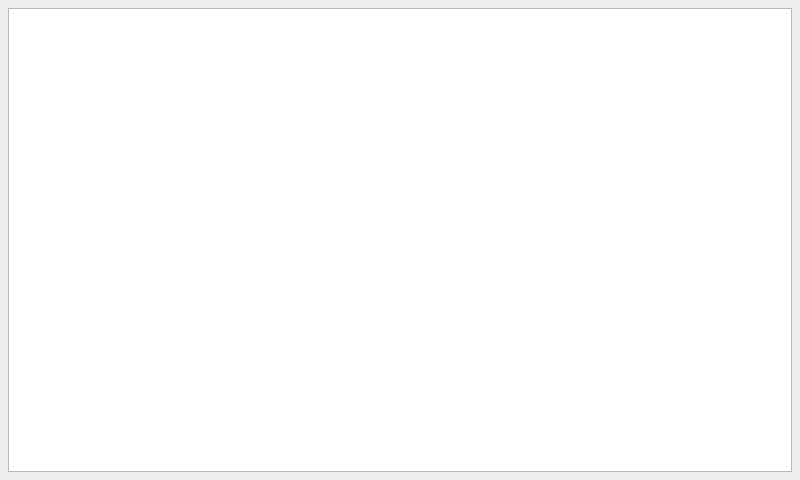
<?xml version="1.0" encoding="UTF-8"?>
<ui version="4.0">
 <class>PIRFavoritesDialog</class>
 <widget class="QDialog" name="PIRFavoritesDialog">
  <property name="geometry">
   <rect>
    <x>0</x>
    <y>0</y>
    <width>800</width>
    <height>480</height>
   </rect>
  </property>
  <property name="windowTitle">
   <string>Choose Favorite Keyset</string>
  </property>
  <layout class="QVBoxLayout" name="verticalLayout">
   <property name="margin">
    <number>8</number>
   </property>
   <item>
    <widget class="QListWidget" name="favoritesListWidget"/>
   </item>
  </layout>
 </widget>
 <resources/>
 <connections/>
</ui>
